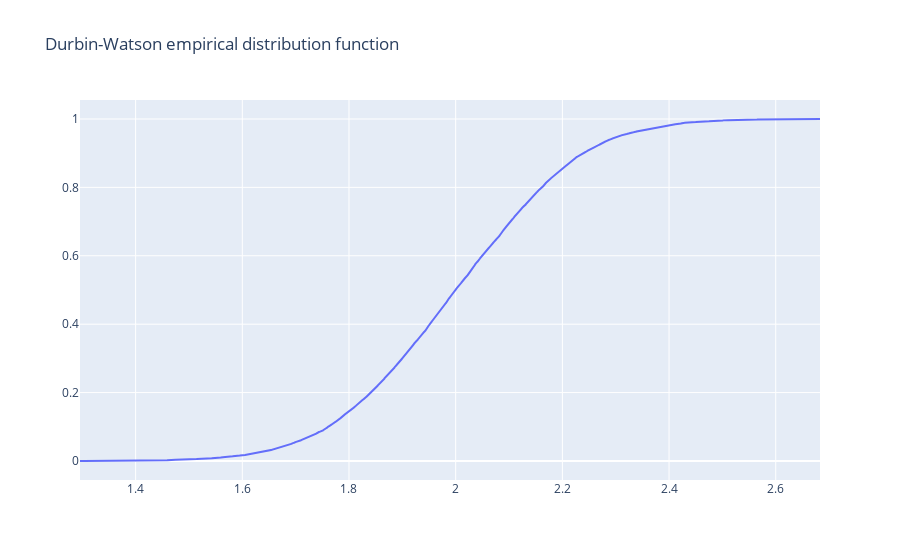

Write notebook code for a chart like this one.
### Code cell
DWF = DurbinWatsonF(D_v)
x_v = []
y_v = []
for x in np.linspace(min(D_v), max(D_v), 10000):
    x_v.append(x)
    y_v.append(DWF.F(x))

trace = go.Scatter(x=x_v, y=y_v)
fig = go.Figure(data=[trace], layout=go.Layout(title=f'Durbin-Watson empirical distribution function'))
iplot(fig)

### Figure 1 — Plotly figure (JSON) as saved in the notebook; plotly's stock layout.template omitted (floating-point values rounded to 4 significant figures; data arrays with more than 128 entries replaced by an {"elided": "..."} marker saying what was removed)
{"data": [{"type": "scatter", "x": {"elided": "10000 float values"}, "y": {"elided": "10000 float values"}}], "layout": {"title": {"text": "Durbin-Watson empirical distribution function"}}}
